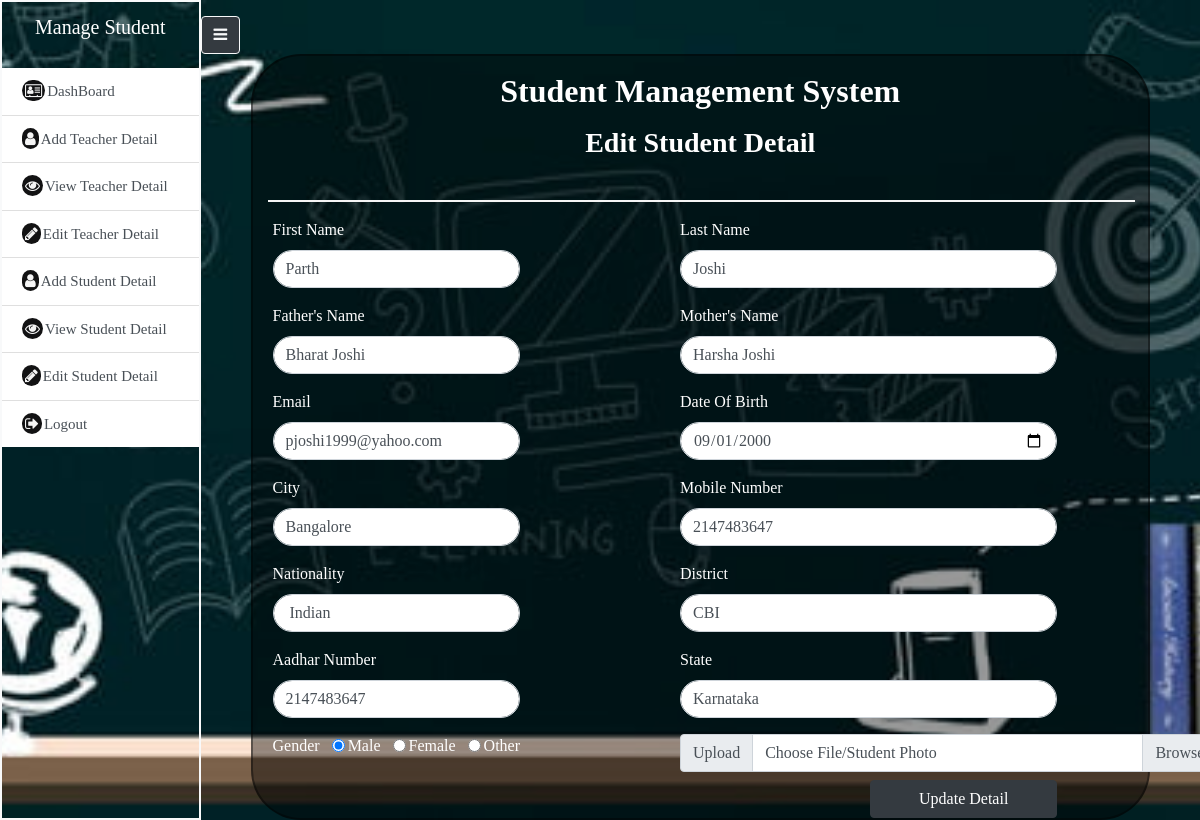
The page /edit_student.php?edit_student=8 (signed in) on the database its author committed.
### tables this page shows
CREATE TABLE `student_detail` (
  `st_id` int(255) NOT NULL,
  `fname` varchar(255) NOT NULL,
  `lname` varchar(255) NOT NULL,
  `father_name` varchar(255) NOT NULL,
  `mother_name` varchar(255) NOT NULL,
  `email` varchar(255) NOT NULL,
  `birth_date` date NOT NULL,
  `city` varchar(255) NOT NULL,
  `mobile_num` int(255) NOT NULL,
  `nation` varchar(255) NOT NULL,
  `district` varchar(255) NOT NULL,
  `aadhar` int(255) NOT NULL,
  `state` varchar(255) NOT NULL,
  `gender` varchar(255) NOT NULL,
  `photo` varchar(255) NOT NULL
);

### edit_student.php (the view, shortened to what this page needs)
<?php
include 'dconnect.php';
?>
<!DOCTYPE html>
<html>
<head>
   <link rel="stylesheet" href="https://maxcdn.bootstrapcdn.com/bootstrap/4.5.2/css/bootstrap.min.css">
  <link rel="stylesheet" href="https://cdnjs.cloudflare.com/ajax/libs/font-awesome/4.7.0/css/font-awesome.min.css">
  <link rel="stylesheet" href="stustyle.css">
</head>
<body>
    <div class="bg-img">
    <div class="d-flex" id="wrap">
        <div class="sidebar border-light">
            <div class="sidebar-heading">
                <p class="text-center">Manage Student</p>
            </div>
            <ul class="list-group list-group-flush">
                <a href="main.php" class="list-group-item list-group-item-action">
                    <i class="fa fa-vcard-o"></i>DashBoard</a>
                    <a href="add_teacher.php" class="list-group-item list-group-item-action">
                    <i class="fa fa-user"></i>Add Teacher Detail</a>
                    <a href="view_teacher.php" class="list-group-item list-group-item-action">
                    <i class="fa fa-eye"></i>View Teacher Detail</a>
                    <a href="view_teacher.php" class="list-group-item list-group-item-action">
                    <i class="fa fa-pencil"></i>Edit Teacher Detail</a>
                    <a href="add_student.php" class="list-group-item list-group-item-action">
                    <i class="fa fa-user"></i>Add Student Detail</a>
                    <a href="view_student.php" class="list-group-item list-group-item-action">
                    <i class="fa fa-eye"></i>View Student Detail</a>
                    <a href="view_student.php" class="list-group-item list-group-item-action">
                    <i class="fa fa-pencil"></i>Edit Student Detail</a>
                    <a href="logout.php" class="list-group-item list-group-item-action">
                    <i class="fa fa-sign-out"></i>Logout</a>
            </ul>
        </div>
        <div class="main-body">
            <button class="btn btn-outline-light btn-dark mt-3" id="toggler">
                <i class="fa fa-bars"></i>
            </button>
            <section id="main-form">
                <div class="container id=formsetting">
                <h2 class="text-center text-white pt-3 font-weight-bold">Student Management System</h2>
                <h3 class="text-center text-white pb-4 pt-2 font-weight-bold">Edit Student Detail</h3><hr>
                 <?php
                  if(isset($_GET['edit_student']))
                  {
                      $edit_st_id=$_GET['edit_student'];
                      $query="select * from student_detail where st_id = '$edit_st_id'";
                      $run= mysqli_query($conn,$query);
                      while($row= mysqli_fetch_assoc($run))
                      {
                 ?>
                  <form method="post" action="" enctype="multipart/form-data">
                  <div class="row">
                  <div classs="col-md-5 col-ms-5 col-12 m-auto">
                  <div class="form-group">
                      <label class="text-white">First Name</label>
                      <input type="text" name="fname" placeholder="Enter Your First Name" class="form-control" required="required" value="<?php echo $row['fname'];?>">
                  </div>
                  <div class="form-group">
                      <label class="text-white">Father's Name</label>
                      <input type="text" name="fathername" placeholder="Enter Your Father's Name" class="form-control" required="required" value="<?php echo $row['father_name'];?>">
                  </div>
                  <div class="form-group">
                      <label class="text-white">Email</label>
                      <input type="email" name="email" placeholder="Enter Your Email" class="form-control " required="required"  value="<?php echo $row['email'];?>">
                  </div>
                  <div class="form-group">
                      <label class="text-white">City</label>
                      <input type="text" name="city" placeholder="Enter Your City" class="form-control" required="required"  value="<?php echo $row['city'];?>" >
                  </div>
                  <div class="form-group">
                      <label class="text-white"> Nationality</label>
                      <input type="text" name="nationality" placeholder="Enter Your Nationality" class="form-control" required="required"  value="<?php echo $row['nation'];?>">
                  </div>
                  <div class="form-group">
                      <label class="text-white">Aadhar Number</label>
                      <input type="number" name="aadhar" placeholder="Enter Your Aadhar Number" class="form-control" required="required"  value="<?php echo $row['aadhar'];?>">
                  </div>
                    <div class="form-group">
                      <label class="text-white">Gender</label>
                      <input type="radio" name="gender" value="male"class="form-check-input ml-2" required="required" <?php if($row['gender']=='male') echo "checked";?>>
                      <label class="form-check-label text-white pl-4">Male</label>
                      <input type="radio" name="gender" value="female"class="form-check-input ml-2" required="required"  <?php if($row['gender']=='female') echo "checked";?>>
                      <label class="form-check-label text-white pl-4">Female</label>
                      <input type="radio" name="gender" value="other"class="form-check-input ml-2" required="required"  <?php if($row['gender']=='other') echo "checked";?>>
                      <label class="form-check-label text-white pl-4">Other</label>
                  </div>
                  </div>
                  <div classs="row">
                  <div class="form-group left">
                      <label class="text-white ">Last Name</label>
                      <input type="text" name="lname" placeholder="Enter Your Last Name" class="form-control" required="required"  value="<?php echo $row['lname'];?>">
                  </div>
                  <div class="form-group left">
                      <label class="text-white ">Mother's Name</label>
                      <input type="text" name="mothername" placeholder="Enter Your Mother's Name" class="form-control" required="required"  value="<?php echo $row['mother_name'];?>">
                  </div>
                  <div class="form-group  left">
                      <label class="text-white "> Date Of Birth</label>
                      <input type="date" name="birthdate" placeholder="Enter Your DOB" class="form-control" required="required"  value="<?php echo $row['birth_date'];?>">
                  </div>
                  <div class="form-group left">
                      <label class="text-white ">Mobile Number</label>
                      <input type="number" name="mobilenumber" placeholder="Enter Your Mobile Number" class="form-control" required="required"  value="<?php echo $row['mobile_num'];?>">
                  </div>
                  <div class="form-group left">
                      <label class="text-white ">District</label>
                      <input type="text" name="district" placeholder="Enter Your District" class="form-control" required="required"  value="<?php echo $row['district'];?>">
                  </div>
                  <div class="form-group left">
                      <label class="text-white ">State</label>
                      <input type="text" name="state" placeholder="Enter Your State" class="form-control" required="required"  value="<?php echo $row['state'];?>">
                  </div>
                  <div class="input-group left">
                  <div class="input-group-prepend"><span class="input-group-text" id="inputGroupFileAddon01">Upload</span></div>
                  <div class="custom-file">
                  <label class="custom-file-label" for="inputGroupFile01">Choose File/Student Photo</label>
                  </div>
                  <?php }} ?>
                  </div>
                  <input type="submit" name="update" value="Update Detail" class="button btn btn-dark px-5 mt-2">
                </div>
                </div>
               </form>
               </div>
           </section>
        </div>
    </div>
</div>
</body>
</html>

### stustyle.css (style rules this page uses)
.bg-img { background-image: url("Image/bg3.jpg"); height: 100%; background-position: center; background-repeat: no-repeat; background-size: cover; }
* { margin:0px; padding:0px; box-sizing: border-box; font-family: tahoma; }
.main-body { width:100%; min-width: 0%; }
.sidebar { width: 20%; font-size: 15px; transition: all 0.5s ease; border:2px solid black; }
.sidebar-heading { padding-top:10px; padding-bottom: 10px; font-size:20px; background-color:rcb(0,0,0,0.4); color:white; }
.sidebar i { background-color: #121213; border-radius: 50px; color:whitesmoke; padding:3px; margin-right:2px; }
.container { background-color: rgb(0, 0, 0,0.4); border:2px solid rgba(221, 221, 221, 0.4); width: 90%; border:2px solid rgb(0, 0, 0,0.4); border-radius: 50px; }
form { margin-left: 20px; }
.form-group input { border-radius: 50px; }
.left { margin-left:160px ; }
.button { margin-left:350px; }
hr { border:1px solid whitesmoke; width:100%; }

### rows shown on the page
student_detail: fname "Parth", fathername "Bharat Joshi", email "pjoshi1999@yahoo.com", city "Bangalore", nationality "Indian", aadhar "2147483647", gender "☑", lname "Joshi", mothername "Harsha Joshi", birthdate "09/01/2000", mobilenumber "2147483647", district "CBI", state "Karnataka"
